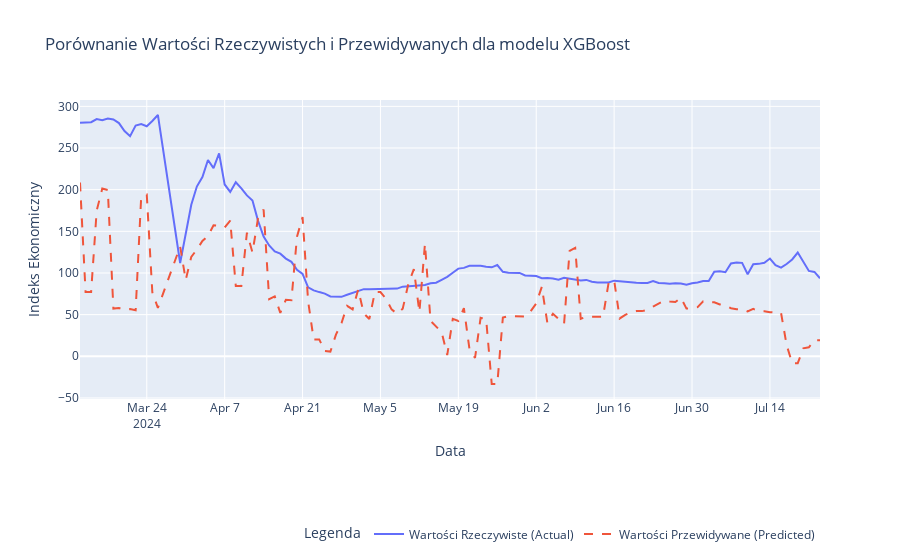

The notebook cell saved with this chart:
### Code cell
best_model_name = "XGBoost"
best_model = results[best_model_name]['model']

# Create a dataframe for plotting
plot_df = X_test.clone()
plot_df = plot_df.with_columns(y_test.rename({'economic_index': 'Actual'}))
plot_df = plot_df.with_columns(
    pl.Series(name="Predicted", values=best_model.predict(X_test))
)

# Retrieve the date column for the x-axis
dates_test = df_final.select('Date').slice(len(X_train), len(df_final))
plot_df = plot_df.with_columns(dates_test)


# Create the plot
fig = go.Figure()

fig.add_trace(go.Scatter(
    x=plot_df['Date'], y=plot_df['Actual'],
    mode='lines', name='Wartości Rzeczywiste (Actual)'
))
fig.add_trace(go.Scatter(
    x=plot_df['Date'], y=plot_df['Predicted'],
    mode='lines', name='Wartości Przewidywane (Predicted)', line=dict(dash='dash')
))

fig.update_layout(
    title=f"Porównanie Wartości Rzeczywistych i Przewidywanych dla modelu {best_model_name}",
    xaxis_title="Data",
    yaxis_title="Indeks Ekonomiczny",
    legend_title="Legenda",
    legend=dict(
        orientation="h",  # "h" for horizontal, "v" for vertical
        yanchor="bottom", # Anchor the legend's bottom to the 'y' position
        y=-0.5,           # Position the legend below the plot area (negative values move it down)
        xanchor="right",  # Anchor the legend's right to the 'x' position
        x=1               # Position the legend at the far right of the plot area
    )
)
fig.show()

### Figure 1 — Plotly figure (JSON) as saved in the notebook; plotly's stock layout.template omitted (floating-point values rounded to 4 significant figures; data arrays with more than 128 entries replaced by an {"elided": "..."} marker saying what was removed)
{"data": [{"mode": "lines", "name": "Wartości Rzeczywiste (Actual)", "type": "scatter", "x": {"elided": "131 str values"}, "y": {"elided": "131 float values"}}, {"line": {"dash": "dash"}, "mode": "lines", "name": "Wartości Przewidywane (Predicted)", "type": "scatter", "x": {"elided": "131 str values"}, "y": {"elided": "131 float values"}}], "layout": {"legend": {"orientation": "h", "title": {"text": "Legenda"}, "x": 1, "xanchor": "right", "y": -0.5, "yanchor": "bottom"}, "title": {"text": "Porównanie Wartości Rzeczywistych i Przewidywanych dla modelu XGBoost"}, "xaxis": {"title": {"text": "Data"}}, "yaxis": {"title": {"text": "Indeks Ekonomiczny"}}}}
